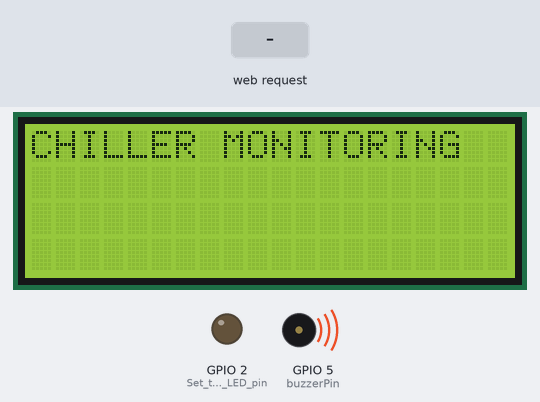
The sketch below on a simulated ESP32. On the bench: 20×4 character LCD, output pins drawn as LEDs (lit = HIGH), buzzer (waves = sounding, pin HIGH). Inputs (shaded band) come from the test bench. WiFi joins after 1.5 s; servers stay silent unless stated; what the sketch prints to the serial monitor is not drawn.

Above: at 2.8 s.
2.9 s: HTTP request GET /receive_temp? received
At 4.8 s:
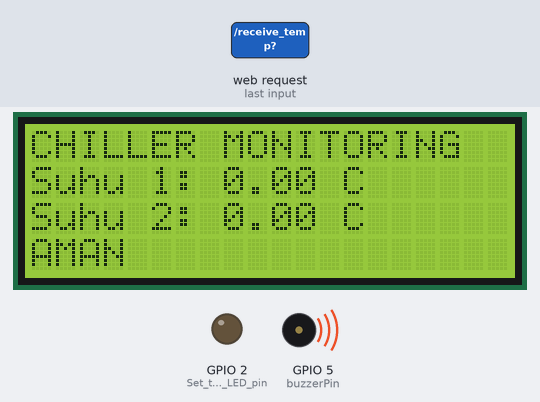
Timing chart, 0 to 6.3 s (numbered marks = the images above; inputs shaded):
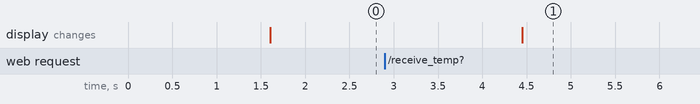

Measured:
- after the input at 2.9 s, the display: changes after 1.6 s (image 1)

The sketch:

node_monitor.ino
```cpp
// node_monitor.ino

#include <WiFi.h>
#include <LiquidCrystal_I2C.h>

const char* ssid = "TPF-Office";
const char* password = "ToshinPrim@2023";

// Static IP configuration
IPAddress local_IP(10, 100, 4, 60);  // Set your desired IP address
IPAddress gateway(10, 100, 4, 1);    // Set your network gateway
IPAddress subnet(255, 255, 255, 0);  // Set your subnet mask
IPAddress primaryDNS(8, 8, 8, 8);    // Optional: set a primary DNS server
IPAddress secondaryDNS(8, 8, 4, 4);  // Optional: set a secondary DNS server

// LCD settings
LiquidCrystal_I2C lcd(0x27, 20, 4);

WiFiServer server(80);

const int buzzerPin = 5; // Buzzer pin
bool buzzerState = false;
unsigned long previousMillisBuzzer = 0;
const long intervalBuzzer = 500;  // Interval for blinking buzzer (milliseconds)
bool isDanger = false;

void setup() {
    Serial.begin(115200);

    // Initialize the LCD
    lcd.init();
    lcd.backlight();
    lcd.setCursor(0, 0);
    lcd.print("Connecting to WiFi");

    // Configure the ESP32 to use a static IP address
    if (!WiFi.config(local_IP, gateway, subnet, primaryDNS, secondaryDNS)) {
        Serial.println("STA Failed to configure");
    }

    Serial.println("\nConnecting to " + String(ssid));
    WiFi.begin(ssid, password);

    while (WiFi.status() != WL_CONNECTED) {
        delay(500);
        Serial.print(".");
    }

    Serial.println("\nWiFi connected");
    Serial.print("IP address: ");
    Serial.println(WiFi.localIP());
    lcd.clear();
    lcd.setCursor(0, 0);
    lcd.print("CHILLER MONITORING");

    server.begin();
    pinMode(LED_BUILTIN, OUTPUT); // Set the built-in LED pin as an output
    pinMode(buzzerPin, OUTPUT);   // Set the buzzer pin as an output
    digitalWrite(buzzerPin, HIGH); // Ensure buzzer is off initially (active low)
}

void loop() {
    unsigned long currentMillis = millis(); // Store the current time

    // Handle blinking buzzer independently
    handleBuzzer(currentMillis);

    // Handle WiFi client
    WiFiClient client = server.available();   // Listen for incoming clients

    if (client) {                             // If a new client connects,
        String currentLine = "";                // make a String to hold incoming data from the client
        float suhuChiller1 = 0.0;
        float suhuChiller2 = 0.0;
        bool tempReceived = false;

        while (client.connected()) {            // loop while the client's connected
            if (client.available()) {             // if there's bytes to read from the client,
                char c = client.read();             // read a byte, then
                Serial.write(c);                    // print it out the serial monitor
                if (c == '\n') {                    // if the byte is a newline character
                    // Check if the HTTP request contains temperature data
                    if (currentLine.startsWith("GET /receive_temp?")) {
                        // Extract temperature values from the HTTP request
                        int suhu1Index = currentLine.indexOf("suhu1=");
                        int suhu2Index = currentLine.indexOf("&suhu2=");
                        if (suhu1Index != -1 && suhu2Index != -1) {
                            suhuChiller1 = currentLine.substring(suhu1Index + 6, suhu2Index).toFloat();
                            suhuChiller2 = currentLine.substring(suhu2Index + 7).toFloat();
                            tempReceived = true;
                        }
                    }

                    // Clear the currentLine
                    currentLine = "";
                } else if (c != '\r') {  // if you got anything else but a carriage return character,
                    currentLine += c;      // add it to the end of the currentLine
                }

                // Check if temperature data has been received and exit the loop if yes
                if (tempReceived) {
                    break;
                }
            }
        }

        // Send HTTP response
        client.println("HTTP/1.1 200 OK");
        client.println("Content-type:text/html");
        client.println("Connection: close");
        client.println();

        // Update LCD display
        lcd.clear();
        lcd.setCursor(0, 0);
        lcd.print("CHILLER MONITORING");
        lcd.setCursor(0, 1);
        lcd.print("Suhu 1: ");
        lcd.print(suhuChiller1);
        lcd.print(" C");
        lcd.setCursor(0, 2);
        lcd.print("Suhu 2: ");
        lcd.print(suhuChiller2);
        lcd.print(" C");

        isDanger = (suhuChiller1 > 30 || suhuChiller2 > 30);

        Serial.print("Suhu Chiller 1: ");
        Serial.println(suhuChiller1);
        Serial.print("Suhu Chiller 2: ");
        Serial.println(suhuChiller2);
        Serial.print("isDanger: ");
        Serial.println(isDanger);

        if (isDanger) {
            // Display "BAHAYA" on LCD
            lcd.setCursor(0, 3);
            lcd.print("BAHAYA");

            // Print "BAHAYA" to serial monitor
            Serial.println("BAHAYA");

            // Turn on LED
            digitalWrite(LED_BUILTIN, HIGH);
        } else {
            // Display "AMAN" on LCD
            lcd.setCursor(0, 3);
            lcd.print("AMAN");

            // Print "AMAN" to serial monitor
            Serial.println("AMAN");

            // Turn off LED
            digitalWrite(LED_BUILTIN, LOW);

            // Turn off buzzer
            digitalWrite(buzzerPin, HIGH); // Low level trigger
        }

        // Close the connection
        client.stop();
        Serial.println("Client disconnected.");
    }
}

void handleBuzzer(unsigned long currentMillis) {
    if (currentMillis - previousMillisBuzzer >= intervalBuzzer) {
        previousMillisBuzzer = currentMillis;

        if (isDanger) {  // Only blink buzzer if in danger state
            buzzerState = !buzzerState;
            digitalWrite(buzzerPin, buzzerState ? LOW : HIGH); // Low level trigger
        } else {
            digitalWrite(buzzerPin, HIGH); // Ensure buzzer is off if not in danger state
        }
    }
}
```
